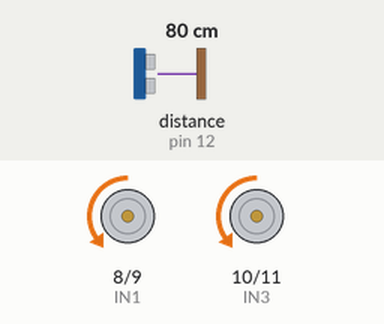
Recording of a sketch running on a simulated Arduino Uno, built with avr-gcc and run on an emulated ATmega328P. Parts: motor-driver pin pairs drawn as motors (green arrow = first pin HIGH = forward, orange = second pin HIGH = backward, longer = more drive, scaled by the enable pin). Wiring (inferred from the names in the program): ultrasonic range finder: trigger pin 7; echo pin 12. The test bench sets the inputs (shaded band); at power-on: distance to the obstacle (sensor on pin 12) 80 cm. The echo pulse lasts 58.3 µs per cm.

Above: at 3.2 s.
3.3 s: distance to the obstacle (sensor on pin 12) set to 14 cm
4.8 s: distance to the obstacle (sensor on pin 12) set to 11 cm
At 6.0 s:
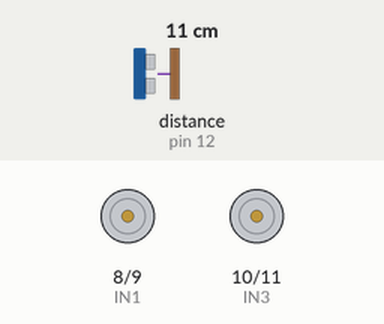
6.3 s: distance to the obstacle (sensor on pin 12) set to 8 cm
7.8 s: distance to the obstacle (sensor on pin 12) set to 5 cm
At 8.2 s:
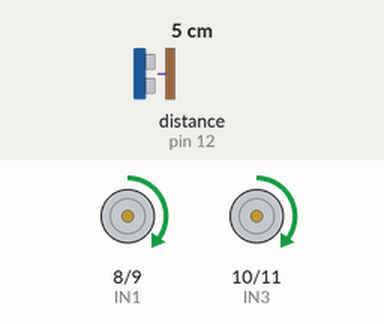
9.3 s: distance to the obstacle (sensor on pin 12) set to 9 cm
At 10.5 s:
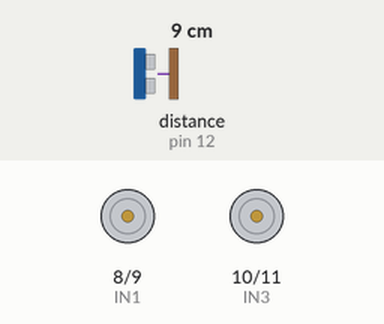
10.8 s: distance to the obstacle (sensor on pin 12) set to 2 cm
At 11.7 s:
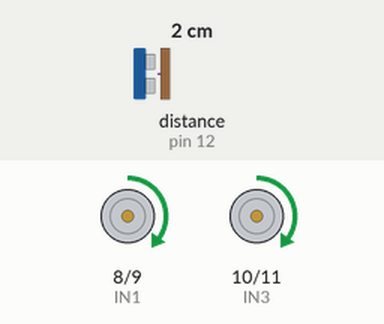
Timing chart, 0 to 13.3 s (numbered marks = the images above; inputs shaded):
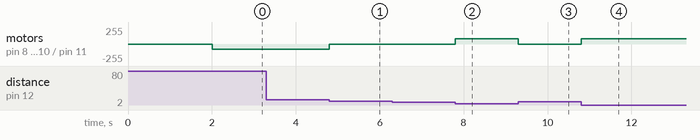

Measured:
- the behaviour switches between 13 and 12 cm on distance to the obstacle (sensor on pin 12) (found by bisection; images 0 and 1)
- the behaviour switches between 7 and 6 cm on distance to the obstacle (sensor on pin 12) (found by bisection; images 1 and 2)
- after the input at 3.3 s, every drawn part: stays the same
- after the input at 4.8 s, motor on pin 8 (IN1) / pin 9 (IN2), motor on pin 10 (IN3) / pin 11 (IN4): backward 80/255 → stopped at once
- after the input at 6.3 s, every drawn part: stays the same
- after the input at 7.8 s, motor on pin 8 (IN1) / pin 9 (IN2), motor on pin 10 (IN3) / pin 11 (IN4): stopped → forward 80/255 at once
- after the input at 9.3 s, motor on pin 8 (IN1) / pin 9 (IN2), motor on pin 10 (IN3) / pin 11 (IN4): forward 80/255 → stopped at once
- after the input at 10.8 s, motor on pin 8 (IN1) / pin 9 (IN2), motor on pin 10 (IN3) / pin 11 (IN4): stopped → forward 80/255 at once

The sketch:

ENGG1500_Tutorials.ino
```cpp
#define ECHO 12
#define TRIG 7


void setup() {
  // put your setup code here, to run once:
  //setting outputs
  pinMode(5,OUTPUT);  //ENA (Left Motor)
  pinMode(6,OUTPUT);  //ENB (Right Motor)
  pinMode(8,OUTPUT);  //IN1 (Left Wheel Back)
  pinMode(9,OUTPUT);  //IN2 (Left Wheel Forward)
  pinMode(10,OUTPUT); //IN3 (Right Wheel Back)
  pinMode(11,OUTPUT); //IN4 (Right Wheel Forward)
  pinMode(A0,INPUT); //IR sensor
  delay(2000); //delay before loop
  //TEST CODE FOR Change detection

  pinMode(ECHO,INPUT); //Initialise ECHO as INPUT
  pinMode(TRIG,OUTPUT); //Initialise TRIG as OUTPUT
  Serial.begin(9600); //Begin Serial Communication
}

void loop() {
  // put your main code here, to run repeatedly:
  unsigned int distance_mm = 0;
  distance_mm = sonar_mm();
  if(distance_mm > 120){
    leftForwards();
    rightForwards();
    analogWrite(5,80);
    analogWrite(6,80);
  }
  else if(distance_mm < 60){
    leftBackwards();
    rightBackwards();
    analogWrite(5,80);
    analogWrite(6,80);
  }
  else{
      analogWrite(5,0);
      analogWrite(6,0);
  }
  //[]int sensorVal = digitalRead(A0);  //1 if no obstacle, 0 if none

  //causes wheels to move forward (Speed is a range between 0-255)
  //[]analogWrite(5,sensorVal*100); //set left wheel to half speed if no obstacle detected
  //[]analogWrite(6,sensorVal*100); //set right wheel to half speedif no obstacle detected


}

void leftForwards(void){
  //sets left wheel to move forward
  digitalWrite(8,LOW); //IN1
  digitalWrite(9,HIGH); //IN2
}


void leftBackwards(void){
  //sets left wheel to move backwards
  digitalWrite(8,HIGH); //IN1
  digitalWrite(9,LOW); //IN2
}

void rightForwards(void){
  //sets right wheel to move forwards
  digitalWrite(10,LOW); //IN3
  digitalWrite(11,HIGH); //IN4
}

void rightBackwards(void){
  //sets right wheel to move backwards
  digitalWrite(10,HIGH); //IN3
  digitalWrite(11,LOW); //IN4
}

unsigned int sonar_mm(void){
  long duration = 0;
  const float speed_sound = 340.29; //assigns speed_sound the constant float of 340.29 which saves memory

  digitalWrite(TRIG,HIGH); //emitting ultrasonic pulse
  delayMicroseconds(10);
  digitalWrite(TRIG,LOW);

  duration = pulseIn(ECHO,HIGH); //gives the width in microseconds

  return (unsigned int)(0.5 * duration * 1e-6 * speed_sound * 1e3); //(.5, half distance)
  //(1e-6, seconds to microseconds)(1e3, metres to millimetres)
}
```
